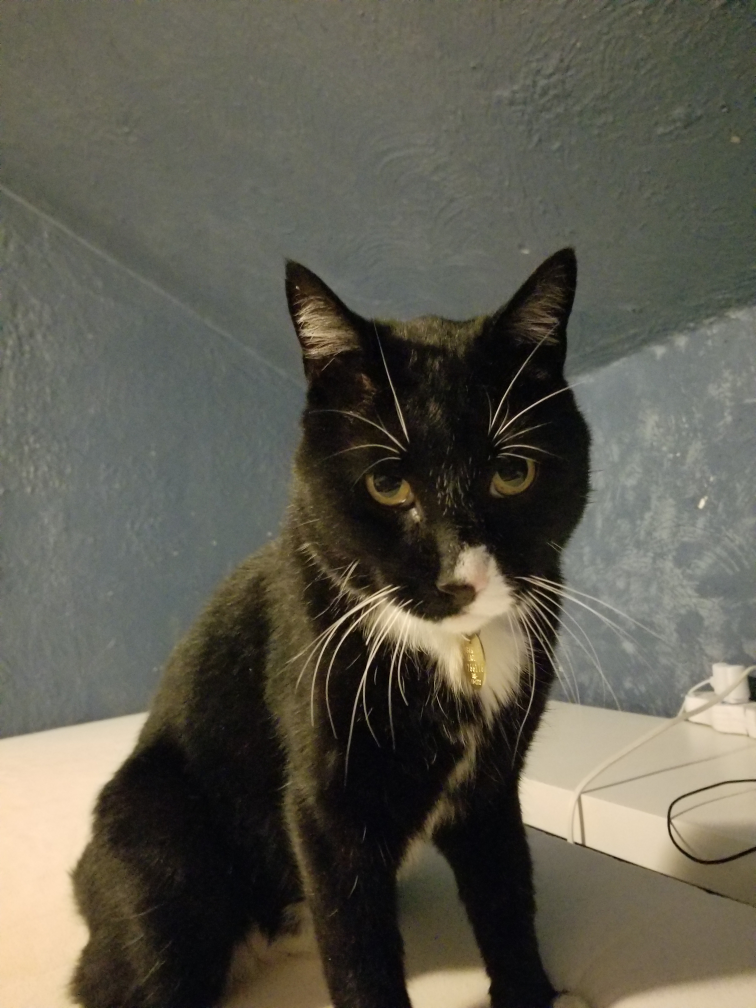
#> input picture 2assignment/duke.jpg, 3024 x 4032 px (shown at 1/4 size)
$ python 2assignment.py
#> lines starting #> are read from the running program, lines starting #| are printed output that depends on the picture; after the words box and inside, x2 and y2 are one past the last pixel; in counts of white or black regions, pixels touching at a corner belong together
""" Part 1: Apply the averaging, Sobel, Laplacian,
and median filters to an image, show the original
image and the filtered images.

Once again, the openCV documentation was of
enormous help to me.

OpenCV has built in cv2.blur() (averaging), cv2.Laplacian(), and cv2.medianBlur() functions,
but I wanted to try implementing them myself, using only the filter2D() function:

https://docs.opencv.org/2.4/modules/imgproc/doc/filtering.html
"""

import cv2 as cv
import numpy as np
from matplotlib import pyplot as plt

workingDirectory = './'
saveDirectory = './'

# Read and resize the image
img = cv.imread(workingDirectory + 'duke.jpg', 1)
#> img is the input picture: shape (4032, 3024, 3); mean B, G, R 79.3, 91.1, 93.7
# My cat, "Duke" will be our model
W = 512
height, width, depth = img.shape
#> height = 4032; width = 3024; depth = 3
imgScale = W/width
#> imgScale = 0.169
newX, newY = img.shape[1]*imgScale, img.shape[0]*imgScale
#> newX = 512; newY = 682.7
img = cv.resize(img, (int(newX), int(newY)))
#> img: shape (682, 512, 3)
cv.imwrite(saveDirectory + 'duke_resized.jpg', img)
# create a grayscale version
img_gray = cv.cvtColor(img, cv.COLOR_BGR2GRAY)
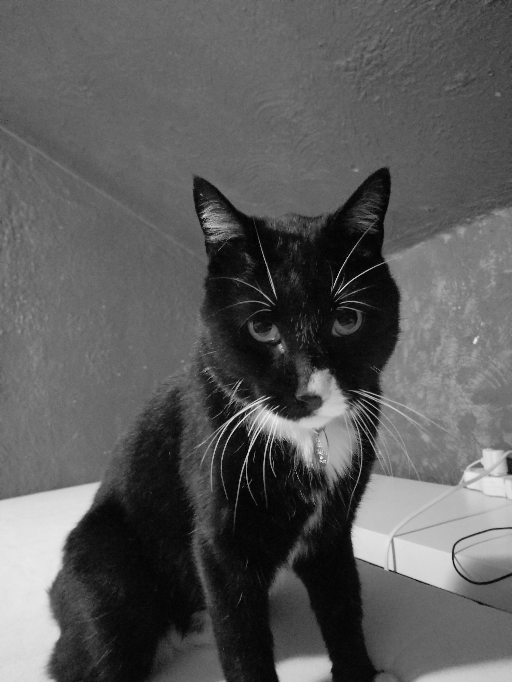
#> img_gray: shape (682, 512); min 1, max 246, mean 90.4

# averaging filter
# https://docs.opencv.org/3.1.0/d4/d13/tutorial_py_filtering.html
avg_kernel = np.ones((5,5), np.float32)/25
avg = cv.filter2D(img, -1, avg_kernel)

# Sobel filter
# Apply a Gaussian blur to the grayscale version to reduce noise
gaus = cv.GaussianBlur(img_gray,(5, 5),0)

# https://docs.opencv.org/2.4/doc/tutorials/imgproc/imgtrans/sobel_derivatives/sobel_derivatives.html
sobel_kernel_x = np.matrix('-1, 0, 1; -2, 0, 2; -1, 0, 1')
sobel_kernel_y = np.matrix('-1, -2, -1; 0, 0, 0; 1, 2, 1')
sobelx = cv.filter2D(gaus, -1, sobel_kernel_x)
sobely = cv.filter2D(gaus, -1, sobel_kernel_y)
sobel = np.add((sobelx * 0.5), (sobely * 0.5))

# Laplacian filter
laplacian_kernel = np.matrix('0, 1, 0; 1, -4, 1; 0, 1, 0')
laplacian = cv.filter2D(img, -1, laplacian_kernel)
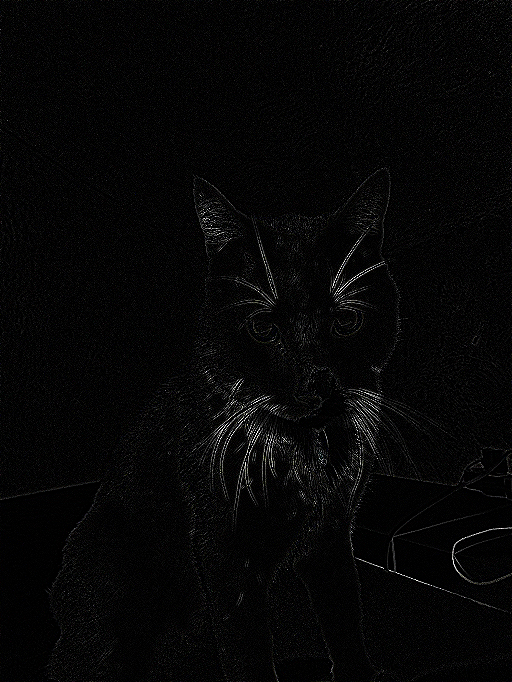
#> laplacian: shape (682, 512, 3); mean B, G, R 6.1, 6.1, 6.1

# Median filter
"""
Well, I tried doing this the hard way, it works, but takes a couple minutes to complete,
maybe I'll try fixing it later, but for now, I'll just use the built-in OpenCV function.
med = img_gray
# Loop through the image, the lazy way, ignoring edges
for r in range(2, img.shape[0]-1):
    for c in range(2, img.shape[1]-1):
        median_filter = np.matrix([[img_gray[r-1][c-1], img_gray[r-1][c], img_gray[r-1][c+1]],
                                  [img_gray[r][c-1], img_gray[r][c], img_gray[r][c+1]],
                                  [img_gray[r+1][c-1], img_gray[r+1][c], img_gray[r+1][c+1]]])

        # Numpy's documentation says that calling np.median() on a matrix is SUPPOSED to compute
        # the median along a flattened version of the matrix, and return a single value, but. . .
        # it isn't actually doing that, so my workaround is to just take the median along both
        # axes: https://docs.scipy.org/doc/numpy/reference/generated/numpy.median.html#numpy.median
        median = np.median(np.median(median_filter, axis=0), axis=1)
        med[r][c] = median
"""
med = cv.medianBlur(img,5)

# show the images
titles = ['Original', 'Averaging', 'Sobel', 'Laplacian', 'Median']
images = [img, avg, sobel, laplacian, med]

plt.figure(num='Part 1')
for i in range(len(images)):
    plt.subplot(2,3,i+1),plt.imshow(images[i], cmap = 'gray')
    plt.title(titles[i])
    plt.xticks([]), plt.yticks([])
#> this loop made 5 passes

# plt.show()

# Part 2: Find the boundary of the pupil
# Read the image in grayscale
eye = cv.imread('iris.bmp', 0)
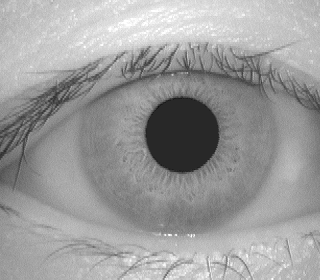
#> input picture 2assignment/iris.bmp, 320 x 280 px
#> eye is the input picture: shape (280, 320); min 18, max 255, mean 155.9

# Apply a laplacian filter
# eye = cv.filter2D(eye, -1, laplacian_kernel)

# Create the vertical and horizontal kernels
sobel_x_kernel = np.matrix([[-1, 0, 1],
                            [-2, 0, 2],
                            [-1, 0, 1]])

sobel_y_kernel = np.matrix([[-1, -2, -1],
                            [0, 0, 0],
                            [1, 2, 1]])

sobel_x = cv.filter2D(eye, -1, sobel_x_kernel)
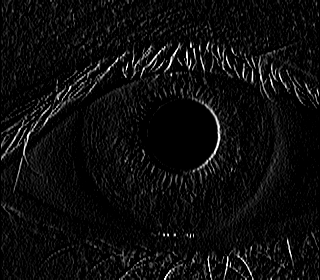
#> sobel_x: shape (280, 320); min 0, max 255, mean 13.1
sobel_y = cv.filter2D(eye, -1, sobel_y_kernel)
eye_sobel = np.add(sobel_x, sobel_y)
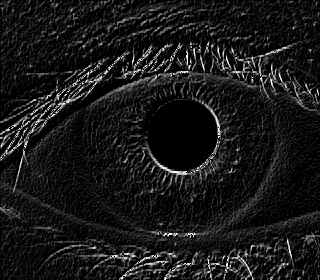
#> eye_sobel: shape (280, 320); min 0, max 255, mean 24.7

# Create a custom kernel, since we know 15 <= pupil_radius <= 25, we'll use a ring
# kernel, with the smaller circle having raidus 15 and the larger circle having
# radius 25.
# start by creating an empty matrix of size (big_radius*2)+1 x (big_radius*2)+1
small_radius = 15
big_radius = 25
eye_kernel = np.zeros(((big_radius*2)+1, (big_radius*2)+1))
center = (big_radius, big_radius)
# Set each pixel to a 1 if its distance from the center is greater than the small radius
# AND less than the big radius
for r in range(0, eye_kernel.shape[0]):
    for c in range(0, eye_kernel.shape[1]):
        # Use the distance formula to determine if this pixel should be part of our ring
        distance = np.sqrt((center[0] - c)**2 + (center[1] - r)**2)
        if distance > small_radius and distance < big_radius:
            eye_kernel[r, c] = 1

pupil_center = cv.filter2D(eye_sobel, -1, eye_kernel)
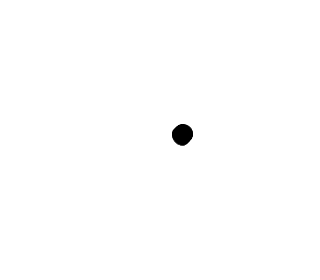
#> pupil_center: shape (280, 320); min 0, max 255, mean 254

cv.imshow('eye', eye)
cv.imshow('sobelx', sobel_x)
cv.imshow('sobely', sobel_y)
cv.imshow('sobel', eye_sobel)
cv.imshow('eye_kernel', eye_kernel)
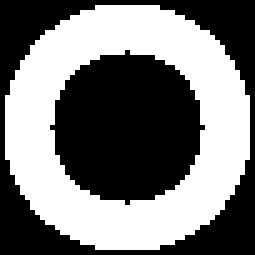
#> window 'eye_kernel': shape (51, 51) float64 (shown 5 times larger); values 0 (black) and 1 (white), 47.4% white; 1 white region, box (x1, y1, x2, y2) and area: (1, 1, 50, 50) 1232
cv.imshow('pupil_center', pupil_center)
cv.waitKey(0)
cv.destroyAllWindows()
#> figure, not shown here; B, G, R data is drawn as R, G, B
